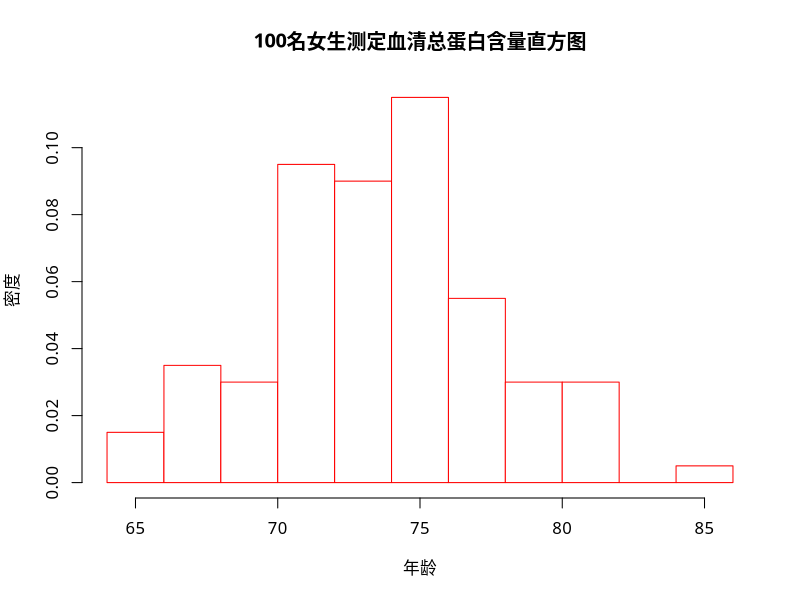
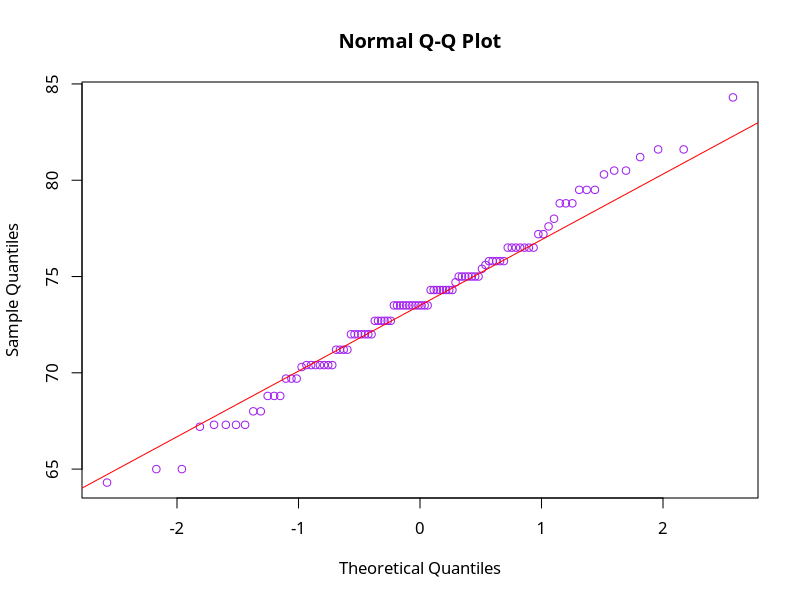
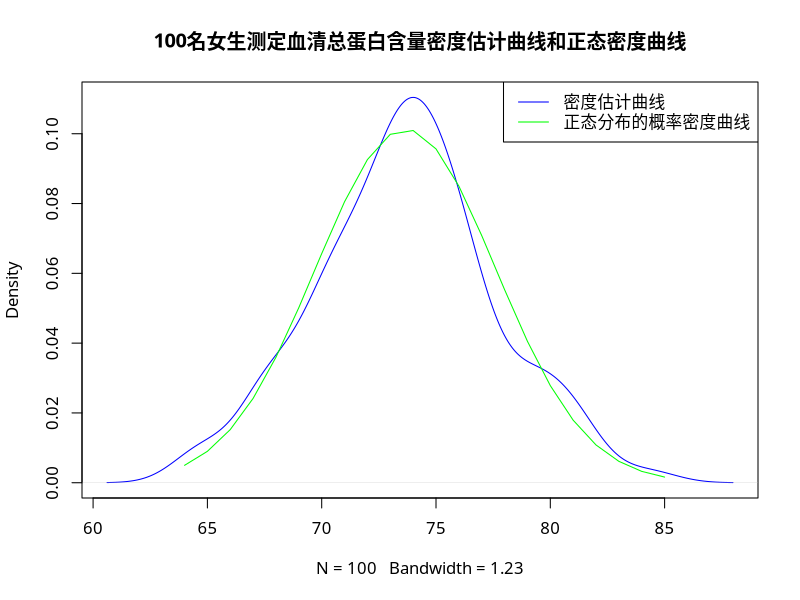
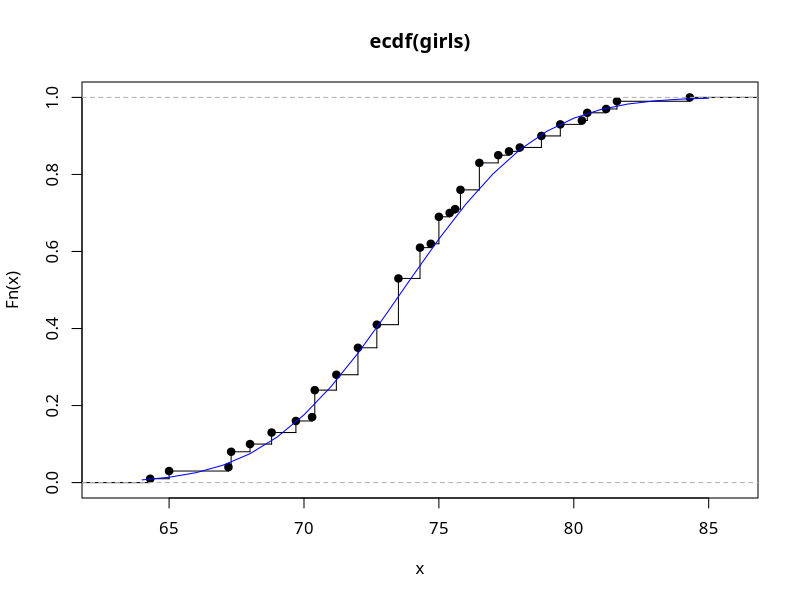
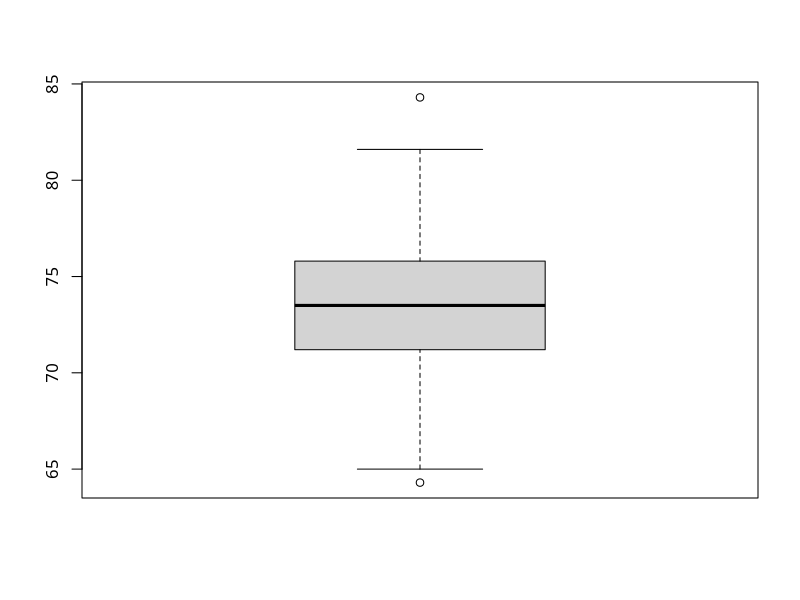
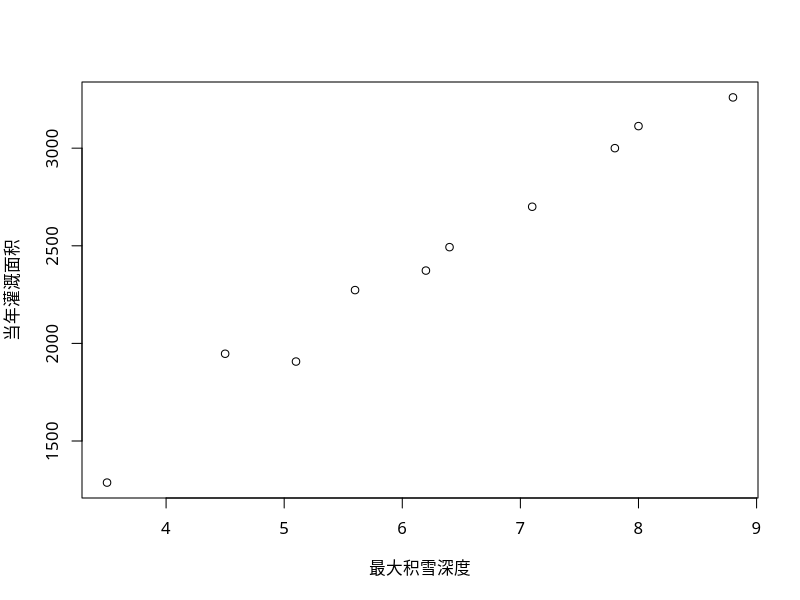

Write R code to recreate these figures, in order.
## ---- chunk 1
  girls <- scan("exec0301.data")
  data_outline<-function(x){
    n<-length(x)     # 样本数
    m<-mean(x)       # 均值
    v<-var(x)        # 方差
    s<-sd(x)         # 标准差
    me<-median(x)    # 中位数
    cv<-100*s/m      # 样本的变异系数
    css<-sum((x-m)^2)# 样本校正平方和
    uss<-sum(x^2)    # 样本未校正平方和
    R <- max(x)-min(x)#样本极差
    R1 <-quantile(x,3/4)-quantile(x,1/4) #样本半极差
    sm <-s/sqrt(n-1)   # 样本的标准误
    g1 <-n/((n-1)*(n-2))*sum((x-m)^3)/s^3 #Skewness 样本峰度系数
    g2 <-((n*(n+1))/((n-1)*(n-2)*(n-3))*sum((x-m)^4)/s^4-(3*(n-1)^2)/((n-2)*(n-3))) #Kurtosis 样本偏度系数
    data.frame(均值Mean=m,方差Var=v,标准差std_dev=s,极差R=R,标准误std_mean=sm,变异系数CV=cv,偏度系数Kurtosis=g2, 峰度系数Skewness=g1,row.names=1)

}
## ---- chunk 2
options(width=120)
data_outline(girls)
## ---- chunk 3
par(family='STHeiti')
hist(girls,freq=FALSE,col="white",border="red",main="100名女生测定血清总蛋白含量直方图",xlab="年龄",ylab="密度")
qqnorm(girls,col="purple") #绘制QQ图
qqline(girls,col="red") #绘制QQ直线
## ---- chunk 4
par(family='STHeiti')
plot(density(girls),col="blue", main="100名女生测定血清总蛋白含量密度估计曲线和正态密度曲线") #密度估计曲线
x<-64:85
lines(x,dnorm(x,mean(girls),sd(girls)),col="green") #正态分布的概率密度曲线
legend("topright", # places a legend at the appropriate place 
       c("密度估计曲线","正态分布的概率密度曲线"), # puts text in the legend
       lty=c(1,1), # gives the legend appropriate symbols (lines)
       lwd=c(1,1),col=c("blue","green")) # gives the legend lines        
## ---- chunk 5
plot(ecdf(girls),verticals=TRUE,do.p=TRUE) #绘制经验分布图
lines(x,pnorm(x,mean(girls),sd(girls)),col="blue") #正态经验分布
## ---- chunk 6
stem(girls)
## ---- chunk 7
boxplot(girls)
## ---- chunk 8
fivenum(girls)
## ---- chunk 9
result <- shapiro.test(girls)
if(result$p.value>=0.05){
  cat("服从正态分布")
}
## ---- chunk 10
result <- ks.test(girls,"pnorm", mean(girls),sd(girls)) #注意，这里的警告信息，是因为数据中有重复的数值，ks检验要求待检数据时连续的，不允许重复值。
result
if(result$p.value>=0.05){
  cat("服从正态分布")
}
## ---- chunk 11
  students<-read.table("students.data", header=T)
  attach(students)
  result <- cor.test(体重,身高, method="pearson")
  result
  if(result$p.value<0.05)
    cat("体重~身高相关")
## ---- chunk 12
snow_irrigation=data.frame(
  snow <-  c(5.1, 3.5, 7.1, 6.2, 8.8, 7.8, 4.5, 5.6, 8.0, 6.4),
  irrigation <- c(1907, 1287, 2700, 2373, 3260, 3000, 1947, 2273, 3113,2493)
  ) 
## ---- chunk 13
par(family='STHeiti')
plot(snow_irrigation, xlab="最大积雪深度", ylab="当年灌溉面积")
## ---- chunk 14
lm.sol <- lm(snow_irrigation$irrigation~1 + snow_irrigation$snow)
## ---- chunk 15
summary(lm.sol)
## ---- chunk 16
lm.sol <- lm(irrigation~1 + snow, data=snow_irrigation)
new <- data.frame(snow=c(7))
lm.pred<-predict(lm.sol,new,interval="prediction",level=0.05)
